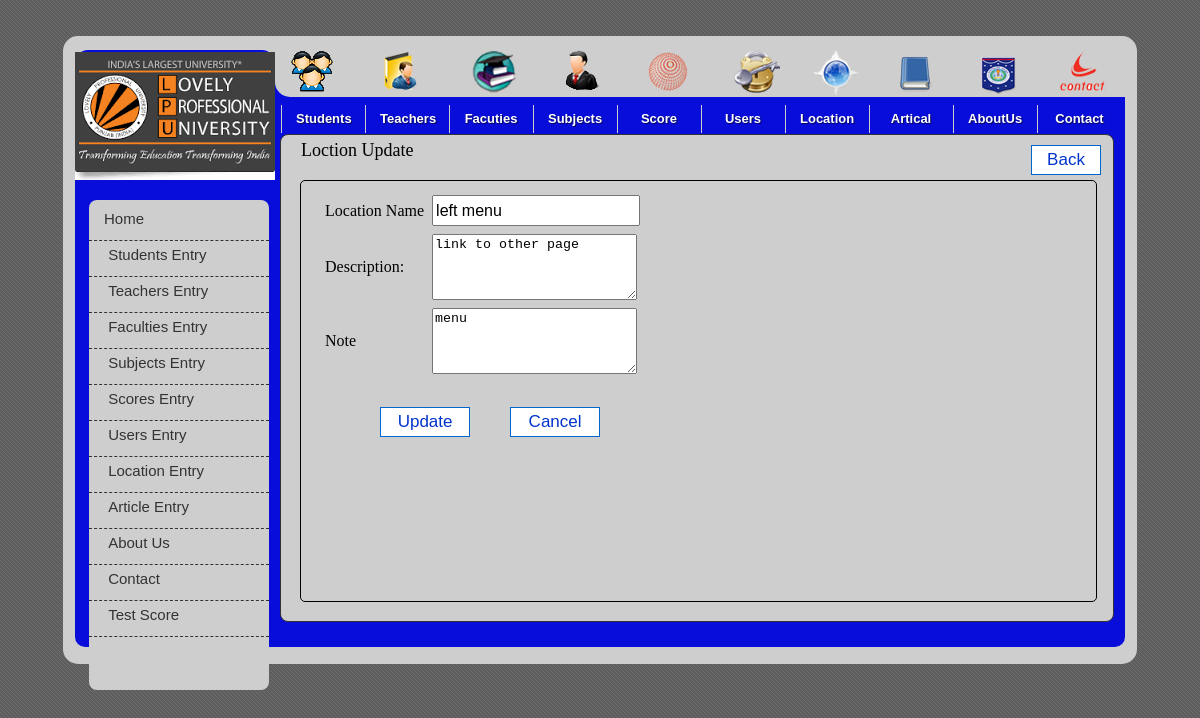
Page /admin/everyone1.php?tag=location_entry&opr=upd&rs_id=1 on the committed database.
### tables this page shows
CREATE TABLE IF NOT EXISTS `location_tb` (
  `loca_id` int(10) unsigned NOT NULL AUTO_INCREMENT,
  `l_name` varchar(100) NOT NULL,
  `description` text NOT NULL,
  `note` varchar(150) NOT NULL,
  PRIMARY KEY (`loca_id`)
);

### admin/Location_Entry.php (the view, shortened to what this page needs)
<?php
$id="";
$opr="";
if(isset($_GET['opr']))
	$opr=$_GET['opr'];
if(isset($_GET['rs_id']))
	$id=$_GET['rs_id'];
?>
<!DOCTYPE html PUBLIC "-//W3C//DTD XHTML 1.0 Transitional//EN" "http://www.w3.org/TR/xhtml1/DTD/xhtml1-transitional.dtd">
<html xmlns="http://www.w3.org/1999/xhtml">
<head>
<link rel="stylesheet" type="text/css" href="css/style_entry.css" />
</head>
<body>
<?php
if($opr=="upd")
{
	$sql_upd=mysql_query("SELECT * FROM location_tb WHERE loca_id=$id");
	$rs_upd=mysql_fetch_array($sql_upd);
?>
    <div id="top_style">
            <div id="top_style_text">
                Loction Update
            </div>
           <div id="top_style_button">
                <form method="post">
                    <a href="?tag=view_location"><input type="button" name="btn_view" value="Back" id="button_view" style="width:70px;"  /></a>
                </form>
           </div>
    </div>
    <div id="style_informations">
        <form method="post">
            <div>
            <table border="0" cellpadding="4" cellspacing="0">
                <tr>
                    <td>Location Name</td>
                    <td>
                        <input type="text" name="locationtxt" id="textbox" value="<?php echo $rs_upd['l_name'];?>" />
                    </td>
                </tr>
                 <tr>
                    <td>Description:</td>
                    <td>
                        <textarea name="descriptxt" cols="23" rows="4"><?php echo $rs_upd['description'];?></textarea>
                    </td>
                </tr>
                 <tr>
                    <td>Note</td>
                    <td>
                        <textarea name="notetxt" cols="23" rows="4"><?php echo $rs_upd['note'];?></textarea>
                    </td>
                </tr>
                <tr>
                    <td colspan="2">
                        <input type="reset" value="Cancel" id="button-in"/>
                        <input type="submit" name="btn_upd" value="Update" id="button-in"  />
                    </td>
                </tr>
                </table>
       </div>
        </form>
    </div>
<?php
}
?>
</body>
</html>

### admin/css/everyone_format.css (style rules this page uses)
body { background:url(../picture/back_login.gif); margin:0; font-family:Georgia, seri; size:12px; }

### admin/css/style_entry.css (style rules this page uses)
#top_style { width:800px; margin-left:10px; height:40px; }
#top_style_text { width:400px; height:40px; font-family:"Times New Roman", Times, serif; font-size:18px; color:#000; float:left; }
#top_style_button { width:400px; height:40px; float:right; margin-top:5px; }
#button_view { font-family:Arial, Helvetica, sans-serif; font-size:17px; width:90px; height:30px; float:right; repeat-x top center; border: 1px solid #06C; -moz-border-radius: 5px; color:#03C; background:#FFF; }
#style_informations { width:775px; height:420px; border:1px solid #000; margin:0 auto; padding-left:20px; border-radius:5px; }
#style_informations div { width:350px; height:400px; float:left; margin-top:10px; }
#textbox { width:200px; height:25px; font-family:Arial, Helvetica, sans-serif; font-size:16px; }
#button-in { font-family:Arial, Helvetica, sans-serif; font-size:17px; margin-top:25px; width:90px; height:30px; float:right; repeat-x top center; border: 1px solid #06C; -moz-border-radius: 5px; color:#03C; margin-right:40px; background:#FFF; }

### rows in the picture
location_tb: locationtxt "left menu", descriptxt "link to other page", notetxt "menu"
